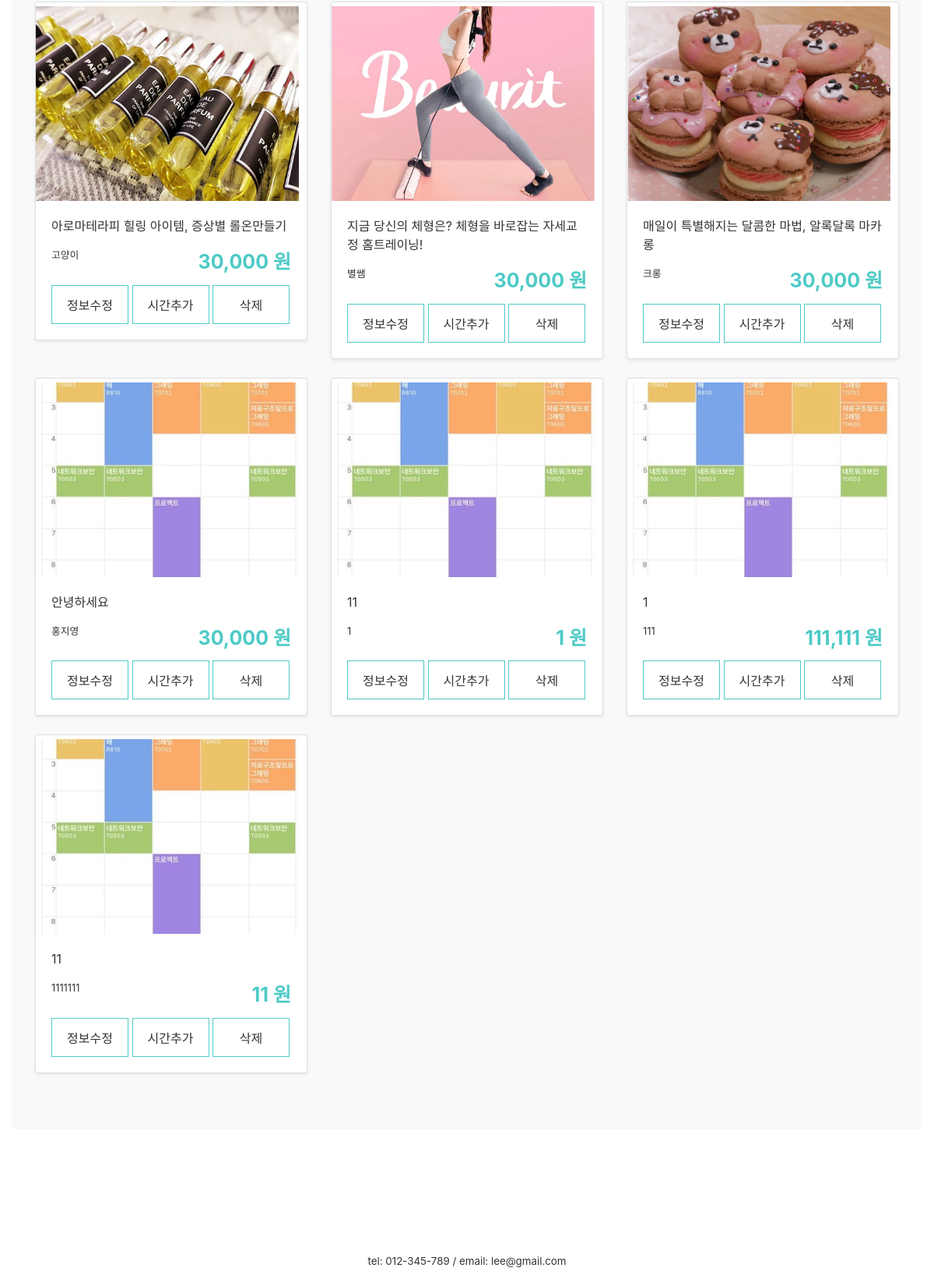
Page /mypage/myClass/ (signed in, lower part) on the earlier database version.
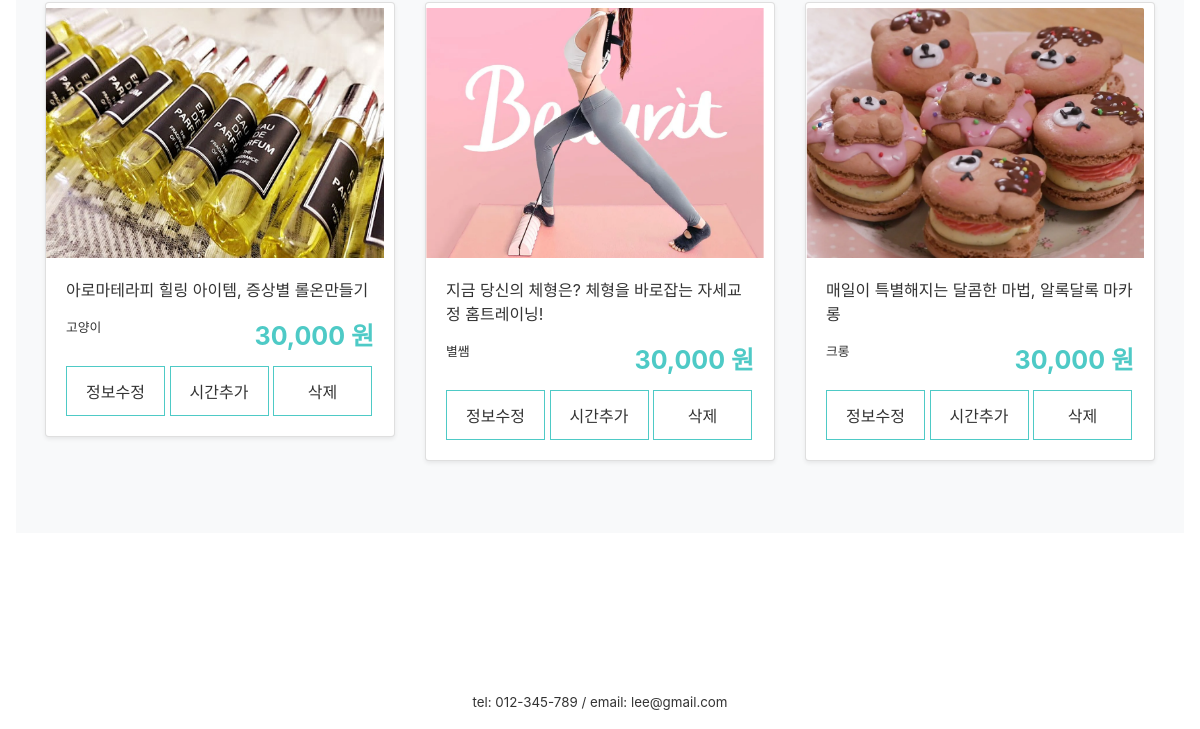
Same page on the later database version.
### firstApp/models.py (models this page shows, shortened)
class Class(models.Model):
    author = models.ForeignKey(settings.AUTH_USER_MODEL, on_delete=models.CASCADE, default=1)
    title = models.CharField(max_length=50)
    tutor = models.CharField(max_length=10)
    tutor_photo = ProcessedImageField(upload_to="tutor", processors=[ResizeToFill(300,300)], default='')
    tutor_insta = models.CharField(null=True, blank=True, max_length=50, default='')
    tutor_blog = models.CharField(null=True, blank=True, max_length=50, default='')
    tutor_youtube = models.CharField(null=True, blank=True, max_length=50, default='')
    category = models.ForeignKey('firstApp.Category', on_delete=models.CASCADE, default=1, related_name='category')
    area = models.ForeignKey('firstApp.Area', on_delete=models.CASCADE, default=1)
    photo = ProcessedImageField(upload_to="class", processors=[ResizeToFill(600,450)], default='')
    body = RichTextUploadingField(default='')
    tutor_body = RichTextUploadingField(default='')
    price = models.CharField(max_length=10)
    time = models.CharField(max_length=5)
    level = models.ForeignKey('firstApp.Level', on_delete=models.CASCADE, default=1, related_name='level')
    mode = models.ForeignKey('firstApp.Mode', on_delete=models.CASCADE, default=1, related_name='mode')
    in_min = models.PositiveIntegerField(null=True, blank=True, default='1')
    in_max = models.PositiveIntegerField(null=True, blank=True, default='1')
    like_user = models.ManyToManyField(settings.AUTH_USER_MODEL, related_name='like_class')
    like_count = models.PositiveIntegerField(default=0)
    on_sale = models.BooleanField(null=True, default=False)
    sale_price = models.CharField(null=True, max_length=10)

### firstApp/views.py (the view)
# urls.py: path('mypage/myClass/', views.myClass, name='myClass'),
@login_required(login_url='/login/')
def myClass(request):
    classs = Class.objects.filter(author=request.user)
    return render(request, 'firstApp/classlist.html', {'classs':classs})

### firstApp/templates/firstApp/classlist.html (shortened to what this page needs)
{% extends 'firstApp/base.html' %}
{% load static %}
{% block content %}
    <div class="album py-5 bg-light">
        <div class="container">
            <div class="row">
                {% for class in classs %}
          <div class="col-md-4">
            <a class="productdetail"
               href="{% url 'product' class.id %}">
              <div class="card mb-4 shadow-sm">
              <img src="{{class.photo.url}}" width="338px" height="250px" style="align-self: center;margin-top: 5px;">
              <div class="card-body">
                <p class="class_title">{{class.title}}</p>
                  <small class="tutor_name">{{class.tutor}}</small>
                    <span class="class_price">{{class.price}} 원</span>
                    <div class="class-update-button">
                        <a class="abc" href="{% url 'update_class' class.id %}">정보수정</a>
                        <a class="abc" href="{% url 'update_time' class.id %}">시간추가</a>
                        <a class="abc" href="#">삭제</a>
                    </div>
                </div>
              </div>
            </a>
          </div>
          {% endfor %}
            </div>
        </div>
    </div>
    {% endblock content %}

Differences in the rows shown:
removed Class: photo (picture), title "안녕하세요", tutor "홍지영", price "30,000"
removed Class: photo (picture), title "11", tutor "1", price "1"
removed Class: photo (picture), title "1", tutor "111", price "111,111"
removed Class: photo (picture), title "11", tutor "1111111", price "11"
